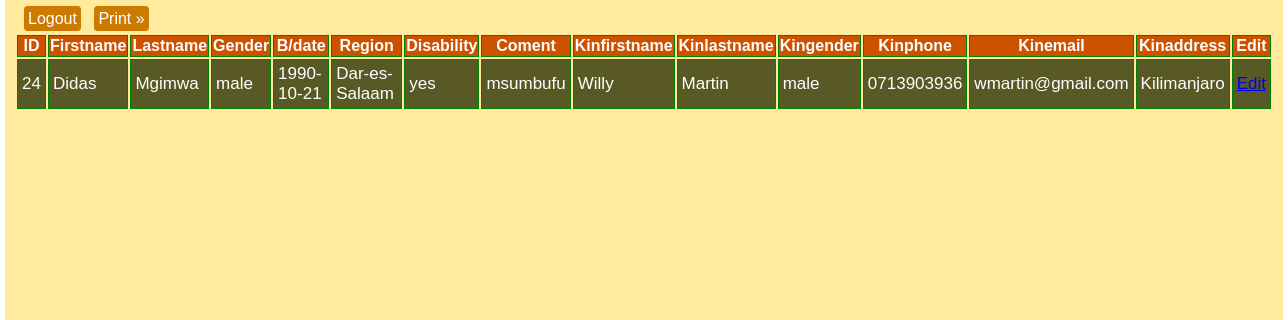
The page /student_page.php?id=4 (signed in) on the database its author committed.
### tables this page shows
CREATE TABLE IF NOT EXISTS `studentdetail` (
`id` int(11) NOT NULL,
  `student_id` varchar(11) NOT NULL,
  `firstname` varchar(100) NOT NULL,
  `lastname` varchar(100) NOT NULL,
  `gender` varchar(20) NOT NULL,
  `date1` varchar(20) NOT NULL,
  `region` varchar(100) NOT NULL,
  `disability` varchar(20) NOT NULL,
  `coment` text NOT NULL,
  `kinfirstname` varchar(100) NOT NULL,
  `kinlastname` varchar(100) NOT NULL,
  `kingender` varchar(20) NOT NULL,
  `kinphone` varchar(20) NOT NULL,
  `kinemail` varchar(50) NOT NULL,
  `kinaddress` varchar(50) NOT NULL
);

### student_page.php (the view, shortened to what this page needs)
<?php include('connection.php'); ?>
<html>
<head>
	<link rel="stylesheet" type="text/css" href="css/form.css">
	<link rel="stylesheet" type="text/css" href="css/admin.css">
</head>
<body>
	<a href="logout.php" class="lgout logout1">Logout</a>
<?php
	if(isset($_GET['id']) && (!empty($_GET['id']))){
		$id = $_GET['id'];
		$sql= 'SELECT * FROM studentdetail where student_id = '.$id.'';
		$result= mysqli_query($link,$sql) or die("Could not conect". mysqli_error($link));
		if (mysqli_num_rows($result)>0) {
			echo '<table>
						<tr>
							<th>ID</th>
							<th>Firstname</th>
							<th>Lastname</th>
							<th>Gender</th>
							<th>B/date</th>
							<th>Region</th>
							<th>Disability</th>
							<th>Coment</th>
							<th>Kinfirstname</th>
							<th>Kinlastname</th>
							<th>Kingender</th>
							<th>Kinphone</th>
							<th>Kinemail</th>
							<th>Kinaddress</th>
							<th>Edit</th>
						</tr>';
			while ($rows=mysqli_fetch_assoc($result)) {
				 echo '<tr>
					<td>'.$rows['id'].'</td>
					<td>'.$rows['firstname'].'</td>
					<td>'.$rows['lastname'].'</td>
					<td>'.$rows['gender'].'</td>
					<td>'.$rows['date1'].'</td>
					<td>'.$rows['region'].'</td>
					<td>'.$rows['disability'].'</td>
					<td>'.$rows['coment'].'</td>
					<td>'.$rows['kinfirstname'].'</td>
					<td>'.$rows['kinlastname'].'</td>
					<td>'.$rows['kingender'].'</td>
					<td>'.$rows['kinphone'].'</td>
					<td>'.$rows['kinemail'].'</td>
					<td>'.$rows['kinaddress'].'</td>
					<td><a href="student_edit.php?edit='.$rows['id'].'">Edit</a></td>
					</tr>
				';
			}
			echo "<a href='javascript:window.print()' class ='lgout'> Print &raquo</a>";
			echo '</table>';
		}
	}
?>
</body>
</html>

### css/form.css (style rules this page uses)
body { margin: 0 auto; width: 900px; height: 800px; font-family: sans-serif; _adding: 23px 10px; }

### css/admin.css (style rules this page uses)
html { background-color: white; }
body { margin: 0 auto; width: 1258px; height: 900px; background-color: rgb(255, 234, 157); padding: 10px; }
table { margin-top: 5px; }
tr, th ,td { border: 1px solid green; margin-left: 5px; color: rgb(254, 55, 58); }
table tr td { padding: 4px; background-color: rgb(88, 89, 37); color: white; font-size: 17px; }
table tr th { background: rgb(204, 82, 0); color: white }
.lgout { background-color: rgb(204, 123, 0); color: white; text-decoration: none; width: 200px; border: 1px solid rgb(204, 123, 0); border-radius: 4px; padding: 3px; margin-left: 9px; }

### rows shown on the page
studentdetail: id "24", firstname "Didas", lastname "Mgimwa", gender "male", date1 "1990-10-21", region "Dar-es-Salaam", disability "yes", coment "msumbufu", kinfirstname "Willy", kinlastname "Martin", kingender "male", kinphone "0713903936", kinemail "wmartin@gmail.com", kinaddress "Kilimanjaro"
